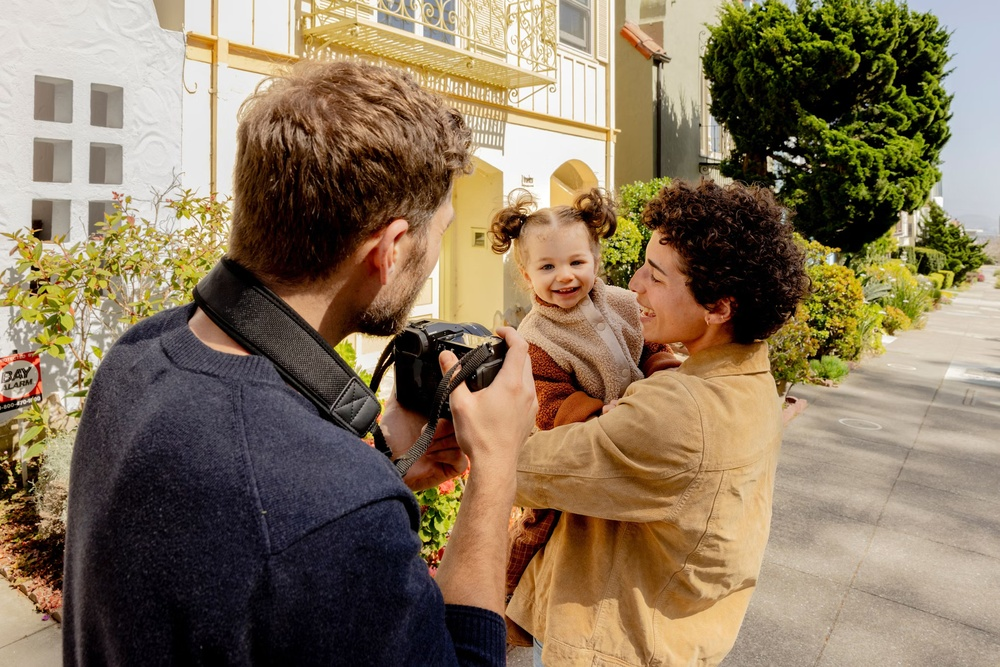
#> input picture example.jpg, 1000 x 667 px, shrunk from 2070 x 1381 before the run
$ python ImageWidthChanger.py
#> lines starting #> are read from the running program, lines starting #| are printed output that depends on the picture
import cv2
import matplotlib.pyplot as plt

image = cv2.imread('example.jpg')
#> image is the input picture: shape (667, 1000, 3); mean B, G, R 92.9, 117.6, 135.7

image_rgb = cv2.cvtColor(image, cv2.COLOR_BGR2RGB)
height, width, _ = image.shape
#> height = 667; width = 1000

arrow_start_left = (20, height - 50)
#> arrow_start_left = (20, 617)
arrow_end_right = (width - 20, height - 50)
#> arrow_end_right = (980, 617)

cv2.arrowedLine(image_rgb, arrow_start_left, arrow_end_right, (255, 0, 0), 3, tipLength=0.05)
cv2.arrowedLine(image_rgb, arrow_end_right, arrow_start_left, (255, 0, 0), 3, tipLength=0.05)
width_label_position = (width // 2 - 100, height - 80)
#> width_label_position = (400, 587)
cv2.putText(image_rgb, f'Width: {width}px', width_label_position, cv2.FONT_HERSHEY_SIMPLEX, 0.8, (255, 0, 0), 2)
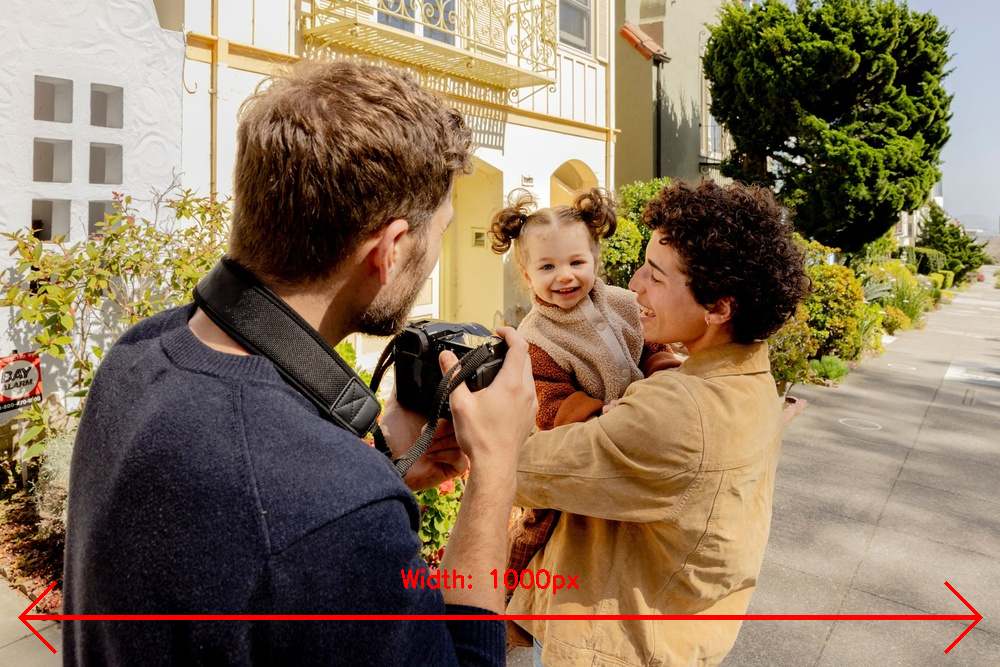
#> image_rgb: shape (667, 1000, 3); mean R, G, B 137.1, 116.6, 92.1

cv2.imwrite('output_images/annotated_width.jpg', image_rgb)

plt.imshow(cv2.cvtColor(image_rgb, cv2.COLOR_BGR2RGB))
plt.title("Annotated Image with Bi-Directional Width Arrows")
plt.axis('off')
plt.show()
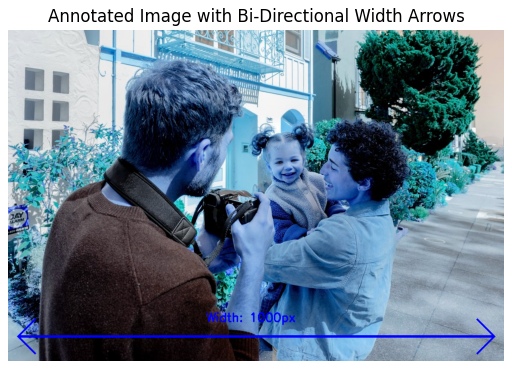
#> figure drawn by matplotlib, 1 panel; B, G, R data is drawn as R, G, B
